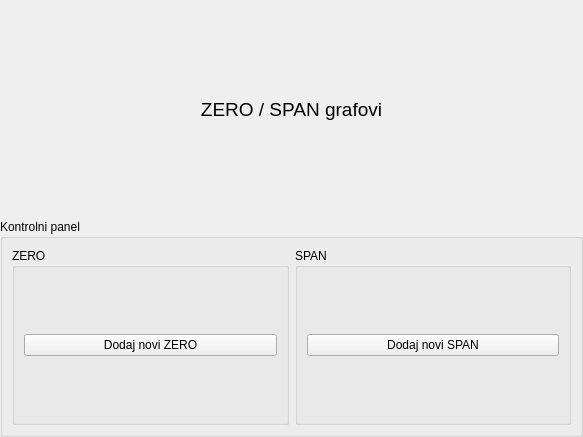
<?xml version="1.0" encoding="UTF-8"?>
<ui version="4.0">
 <class>Form</class>
 <widget class="QWidget" name="Form">
  <property name="geometry">
   <rect>
    <x>0</x>
    <y>0</y>
    <width>583</width>
    <height>437</height>
   </rect>
  </property>
  <property name="windowTitle">
   <string>Form</string>
  </property>
  <layout class="QVBoxLayout" name="verticalLayout">
   <property name="spacing">
    <number>0</number>
   </property>
   <property name="margin">
    <number>0</number>
   </property>
   <item>
    <widget class="QLabel" name="glavniLabel">
     <property name="font">
      <font>
       <pointsize>14</pointsize>
      </font>
     </property>
     <property name="text">
      <string>ZERO / SPAN grafovi</string>
     </property>
     <property name="alignment">
      <set>Qt::AlignCenter</set>
     </property>
    </widget>
   </item>
   <item>
    <layout class="QVBoxLayout" name="spanLayout">
     <property name="spacing">
      <number>0</number>
     </property>
    </layout>
   </item>
   <item>
    <layout class="QVBoxLayout" name="zeroLayout">
     <property name="spacing">
      <number>0</number>
     </property>
    </layout>
   </item>
   <item>
    <widget class="QGroupBox" name="groupBox">
     <property name="title">
      <string>Kontrolni panel</string>
     </property>
     <layout class="QGridLayout" name="gridLayout">
      <item row="0" column="0">
       <widget class="QGroupBox" name="groupBox_2">
        <property name="title">
         <string>ZERO</string>
        </property>
        <layout class="QGridLayout" name="gridLayout_2">
         <item row="0" column="0">
          <widget class="QPushButton" name="pushButton">
           <property name="text">
            <string>Dodaj novi ZERO</string>
           </property>
          </widget>
         </item>
        </layout>
       </widget>
      </item>
      <item row="0" column="1">
       <widget class="QGroupBox" name="groupBox_3">
        <property name="title">
         <string>SPAN</string>
        </property>
        <layout class="QGridLayout" name="gridLayout_3">
         <item row="0" column="0">
          <widget class="QPushButton" name="pushButton_2">
           <property name="text">
            <string>Dodaj novi SPAN</string>
           </property>
          </widget>
         </item>
        </layout>
       </widget>
      </item>
     </layout>
    </widget>
   </item>
  </layout>
 </widget>
 <resources/>
 <connections/>
</ui>
